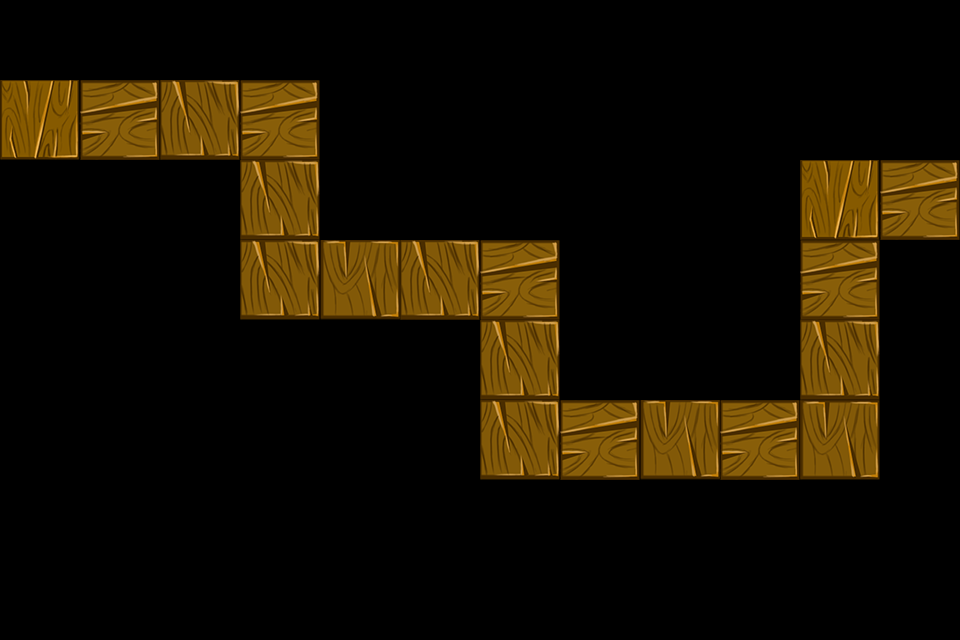

The image is a tile-based game level rendered from a .tmx file. Its description and source (layers, tilesets, objects; grid data summarised) follow:
An orthogonal 12x8 tile map with 80x80 px tiles, 1 tile layer (path) and 22 objects (8x path, 6x Tower, 3x 1, 3x 0, 2x 2).

<map version="1.0" orientation="orthogonal" width="12" height="8" tilewidth="80" tileheight="80">
 <properties>
  <property name="style" value="1" />
 </properties>
 <tileset firstgid="1" name="tiled1" tilewidth="80" tileheight="80">
  <image source="tiled1.png" width="240" height="240" />
 </tileset>
 <layer name="path" width="12" height="8">
  <data>[96 cells, 19 non-empty, 8 distinct tile ids]</data>
 </layer>
 <objectgroup name="path" width="12" height="8">
  <object name="path" x="0" y="80" />
  <object name="path" x="240" y="80" />
  <object name="path" x="240" y="240" />
  <object name="path" x="480" y="240" />
  <object name="path" x="480" y="400" />
  <object name="path" x="800" y="400" />
  <object name="path" x="800" y="160" />
  <object name="path" x="880" y="160" />
  <object name="Tower" x="320" y="80" width="480" height="160" />
  <object name="Tower" x="560" y="240" width="240" height="160" />
  <object name="Tower" x="0" y="160" width="240" height="320" />
  <object name="Tower" x="240" y="320" width="240" height="240" />
  <object name="Tower" x="160" y="480" width="640" height="80" />
  <object name="Tower" x="880" y="240" width="80" height="240" />
  <object name="Reward" type="1" x="80" y="240" width="80" height="80" />
  <object name="Reward" type="0" x="0" y="160" width="80" height="80" />
  <object name="Reward" type="0" x="240" y="400" width="80" height="80" />
  <object name="Rrward" type="0" x="400" y="480" width="80" height="80" />
  <object name="Reward" type="1" x="400" y="80" width="80" height="80" />
  <object name="Reward" type="2" x="640" y="80" width="80" height="80" />
  <object name="Reward" type="1" x="640" y="320" width="80" height="80" />
  <object name="Reward" type="2" x="880" y="320" width="80" height="80">
   <properties>
    <property name="new" value="1" />
   </properties>
  </object>
 </objectgroup>
</map>
